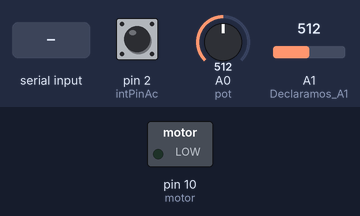
A sketch run on a simulated Arduino Uno, built with avr-gcc and run on an emulated ATmega328P. Parts: switched loads named in the sketch (green lamp = pin HIGH). The inputs (shaded band) are chosen by the test bench; at power-on: A0 (pot) = 512, pin 2 (intPinAc) HIGH, A1 (Declaramos_A1) = 512.

Above: at 1.4 s.
1.5 s: "1" received over the second serial link
At 2.2 s:
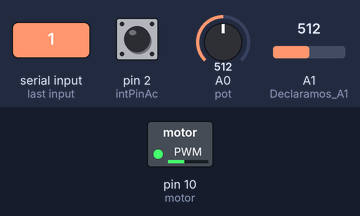
3.0 s: A0 (pot) set to 41
At 3.5 s:
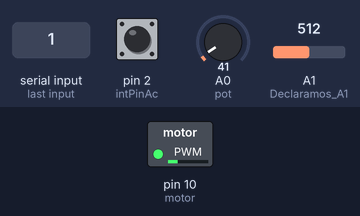
4.5 s: A0 (pot) set to 200
At 5.7 s:
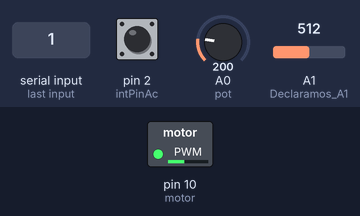
6.0 s: "3" received over the second serial link
At 7.0 s:
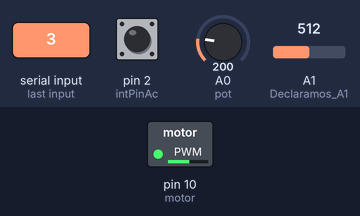
Timing chart, 0 to 8.5 s (numbered marks = the images above; inputs shaded):
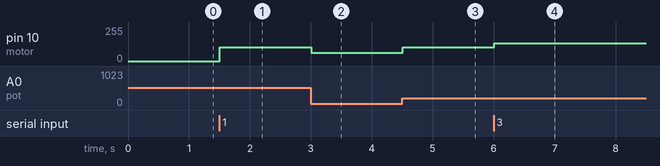

Measured:
- after the input at 1.5 s, pin 10 (motor): 0/255 → 102/255 at once
- after the input at 3.0 s, pin 10 (motor): 102/255 → 61/255 at once
- after the input at 4.5 s, pin 10 (motor): 61/255 → 102/255 at once
- after the input at 6.0 s, pin 10 (motor): 102/255 → 135/255 at once

The sketch:

Kart_Electrico.ino
```cpp
#include <Nextion.h>                                                                //Libreria para usar la pantalla Nextion
#include <SoftwareSerial.h>                                                         //Libreria para añadir otro serial

SoftwareSerial hc06 (4,3);                                                          //Pin serial del modulo bluetooth (RX-TX)


int lectura;                                                                        //Variable donde se guarda la lectura del bluetooth
int contmodo1;
int contmodo2;
int contmodo3;


//////////////////// NEXTION /////////////////////////

NexProgressBar barra = NexProgressBar (0, 1, "j0" );                                //Declaraciones de los elementos que utilizamos en la pantalla
NexNumber number = NexNumber (0 , 2, "n0");                                                                     //
NexProgressBar proximidad = NexProgressBar (0, 9, "j5" );                                                       //
NexProgressBar nivelbateria = NexProgressBar (0, 10, "j6" );                                                    //

NexProgressBar modonex1 = NexProgressBar (0, 6, "j1" );                                                         //
NexProgressBar modonex2 = NexProgressBar (0, 7, "j2" );                                                         //
NexProgressBar modonex3 = NexProgressBar (0, 8, "j3" );                                                         //
NexProgressBar stopnex = NexProgressBar (0, 9, "j4" );                                                          //


//////////////////// VELOCIDAD ///////////////////////

#define intPinAc 2                                                                  // intPinAc --> Interrupcion Pin Acelerador
unsigned long Tiempo=0;                                                             //Variable de millis

float vuelta;                                                                       //Variable donde guardamos el tiempo que tarda en dar una vuelta el plato
float Tiempo1;                                                                      //Variable para pasar el tiempo de milisegundos a segundos
float MS;                                                                           //Variable para calcular los metros por segundo (m/s)
int velocidad1;                                                                     //Variable de la velocidad en kilometros por hora (km/h)
bool contInt=false;


/////////////////// ACELERADOR //////////////////////

#define pot A0                                                                      //Declaramos el pin de la entrada del potenciometro (acelerador)
#define motor 10                                                                    //Declaramos el pin de salida del acelerador

int valor_pot;                                                                      //Variable del valor que nos da el potenciometro
#define modo_3 3                                                                    //Declaramos el caso modo_3
int modo3nex;                                                                       //Declaramos el valor del potenciometro entre 0-100 en el modo 3
int pwm3;                                                                           //Declaramos el pwm en el modo 3
#define modo_2 2                                                                    //Declaramos el caso modo_2
int modo2nex;                                                                       //Declaramos el valor del potenciometro entre 0-100 en el modo 2
int pwm2;                                                                           //Declaramos el pwm en el modo 2
#define modo_1 1                                                                    //Declaramos el caso modo_1
int modo1nex;                                                                       //Declaramos el valor del potenciometro entre 0-100 en el modo 1
int pwm1;                                                                           //Declaramos el pwm en el modo 1
int pwm;                                                                            //
int modo;                                                                           //Declaramos la variable del switch case
#define modo_start 0                                                                //Declaramos el caso modo_start
#define modo_stop 4                                                                 //Declaramos el caso modo_stop


////////////////////// BATERIA //////////////////////////

int bateria=0;                                                                      //Declaramos la variable de lectura de la bateria
int nivel=0;                                                                        //Declaramos la variable del calculo de la bateria
int media=0;                                                                        //Declaramos la variable del calculo de la bateria
long x=0;                                                                            //Declaramos la variable del calculo de la bateria
int valor_bateria;                                                                  //Declaramos la variable de la media de la bateria


///////////////////// ULTRASONICO ///////////////////////

const int EchoPin = 12;                                                             //Declaramos EchoPin al pin 12
const int TriggerPin = 13;                                                          //Declaramos TriggerPin al pin 13
int distancianex;                                                                   //Declaramos la variable de distancia


void setup() {

  Serial.begin (9600);                                                              //Inicializamos el serial

  hc06.begin(9600);                                                                 //Inicializamos el serial hc06

  pinMode ( pot , INPUT );                                                          //Declaramos pot como entrada

  pinMode (intPinAc,INPUT_PULLUP);                                                  //Declaramos intPinAc como entrada
  attachInterrupt(digitalPinToInterrupt(intPinAc), intVelocidad, FALLING);          //Declaramos la interrupcion intVelocidad y hacemos que entre cuando descienda

  pinMode (motor, OUTPUT);                                                          //Declaramos motor como salida

  pinMode (A1,INPUT);                                                               //Declaramos A1 (entrada de la bateria) como entrada

  pinMode (TriggerPin, OUTPUT);                                                     //Declaramos TriggerPin como salida
  pinMode (EchoPin, INPUT);                                                         //Declaramos EchoPin como entrada

  delay(200);

}

void loop() {

lectura = hc06.read();                                                              //Leemos el serial del modulo bluetooth

        if ( lectura == '1') modo = modo_1;                                         //Dependiendo de lo que nos mande el bluetooth nos metemos en un modo o en otro
        if ( lectura == '2') modo = modo_2;
        if ( lectura == '3') modo = modo_3;
        if ( lectura == '4') modo = modo_stop;
        if ( lectura == '5') modo = modo_start;

switch (modo){

        modonex1.setValue(0);                                                       //Cuando encendemos ponemos todo en cero menos la barra del "stop" para que la
        modonex2.setValue(0);                                                               //pantalla nos indique que estamos en stop
        modonex3.setValue(0);
        stopnex.setValue(100);
        contmodo1=0;
        contmodo2=0;
        contmodo3=0;

    case modo_1:                                                                    //Caso_1
        if(contmodo1<=1){                                                           //Ponemos un contador para que lo que esta dento del if lo haga solo una vez
          modonex1.setValue(100);
          modonex2.setValue(0);                                                     //Ponemos las barras de los modos en sus respectivas posiciones
          modonex3.setValue(0);
          stopnex.setValue(0);
          }
        acelerador ();                                                              //Entramos en la funcion del acelerador
        velocidad ();                                                               //Entramos en la funcion de la velocidad
        nivel_bateria ();                                                           //Entramos en la funcion del nivel de bateria
//        ultrasonico ();                                                             //Entramos en la funcion del ultrasonico
        barra.setValue(modo1nex);                                                   //Movemos la barra de la pantalla dependiendo del valor del potenciometro
        number.setValue(velocidad1);                                                //Cambiamos el numero dependiendo de la velocidad
        nivelbateria.setValue(valor_bateria);                                       //Movemos la barra de la pantalla dependiendo del nivel de bateria
//        proximidad.setValue(distancianex);                                        //Movemos la barra de la pantalla dependiendo de la distancia del ultrasonico
        analogWrite (motor,pwm1);                                                   //Mandamos el valor pwm al variador para que acelere mas o menos
        contmodo1++;
        contmodo2=0;
        contmodo3=0;
        interrupts();
      break;                                                                        //Terminamos el caso uno

    case modo_2:                                                                    //Caso_2
        if(contmodo2<=1){                                                           //Ponemos un contador para que lo que esta dento del if lo haga solo una vez
          modonex1.setValue(0);
          modonex2.setValue(100);                                                   //Ponemos las barras de los modos en sus respectivas posiciones
          modonex3.setValue(0);
          stopnex.setValue(0);
          }
        acelerador ();                                                              //Entramos en la funcion del acelerador
        velocidad ();                                                               //Entramos en la funcion de la velocidad
        nivel_bateria ();                                                           //Entramos en la funcion del nivel de bateria
//        ultrasonico ();                                                             //Entramos en la funcion del ultrasonico
        barra.setValue(modo2nex);                                                   //Movemos la barra de la pantalla dependiendo del valor del potenciometro
        number.setValue(velocidad1);                                                //Cambiamos el numero dependiendo de la velocidad
        nivelbateria.setValue(valor_bateria);                                       //Movemos la barra de la pantalla dependiendo del nivel de bateria
//        proximidad.setValue(distancianex);                                          //Movemos la barra de la pantalla dependiendo de la distancia del ultrasonico
        analogWrite (motor,pwm2);                                                   //Mandamos el valor pwm al variador para que acelere mas o menos
        contmodo2++;
        contmodo1=0;
        contmodo3=0;
        interrupts();
      break;                                                                        //Terminamos el caso dos

    case modo_3:                                                                    //Caso_3
        if(contmodo3<=1){                                                           //Ponemos un contador para que lo que esta dento del if lo haga solo una vez
           modonex1.setValue(0);
           modonex2.setValue(0);                                                    //Ponemos las barras de los modos en sus respectivas posiciones
           modonex3.setValue(100);
           stopnex.setValue(0);
          }
        acelerador ();                                                              //Entramos en la funcion del acelerador
        velocidad ();                                                               //Entramos en la funcion de la velocidad
        nivel_bateria ();                                                           //Entramos en la funcion del nivel de bateria
//        ultrasonico ();                                                             //Entramos en la funcion del ultrasonico
        analogWrite (motor,pwm3);                                                   //Mandamos el valor pwm al variador para que acelere mas o menos
        barra.setValue(modo3nex);                                                   //Movemos la barra de la pantalla dependiendo del valor del potenciometro
        number.setValue(velocidad1);                                                //Cambiamos el numero dependiendo de la velocidad
        nivelbateria.setValue(valor_bateria);                                       //Movemos la barra de la pantalla dependiendo del nivel de bateria
//        proximidad.setValue(distancianex);                                          //Movemos la barra de la pantalla dependiendo de la distancia del ultrasonico
        contmodo3++;
        contmodo1=0;
        contmodo2=0;
        interrupts();
      break;                                                                        //Terminamos el caso tres

    case modo_start:                                                                //Caso modo_start
        analogWrite (motor,0);                                                      //Mandamos el valor pwm al variador para que no acelere
        modonex1.setValue(0);                                                       //Ponemos las barras de los modos en sus respectivas posiciones
        modonex2.setValue(0);
        modonex3.setValue(0);
        stopnex.setValue(100);
        contmodo1=0;
        contmodo2=0;
        contmodo3=0;
      break;                                                                        //Terminamos el caso modo_start

    case modo_stop:                                                                 //Caso modo_stop
        analogWrite (motor,0);                                                      //Mandamos el valor pwm al variador para que no acelere
        modonex1.setValue(0);                                                       //Ponemos las barras de los modos en sus respectivas posiciones
        modonex2.setValue(0);
        modonex3.setValue(0);
        stopnex.setValue(100);
        contmodo1=0;
        contmodo2=0;
        contmodo3=0;
      break;                                                                        ////Terminamos el caso modo_stop
}
}


//////////////////////////////////////////// VELOCIDAD //////////////////////////////////////

void velocidad (void){                                                              //Creamos la funcion de velocidad
if ((contInt == HIGH)&& (vuelta>0)){
     Tiempo1 = vuelta / 1000;                                                       //Pasamos el tiempo de milisegundos a segundos
     MS = 0.86/Tiempo1;                                                             //Calculamos los metros por segundo teniendo en cuenta la medida de la rueda
     velocidad1 = MS * 3.6;                                                         //Pasamos los metros por segundo a kilometros por hora

     contInt=LOW;
     interrupts();                                                                  //Hacemos una interrupcion para hacer los calculos solo cuando detecta
   }
}


void intVelocidad (){
      noInterrupts();
      vuelta=millis() - Tiempo;                                                     //Calculamos el tiempo que tarda en dar una vuelta la rueda
      Tiempo = millis();                                                            //Hacemos que "tiempo" sea igual que millis
      contInt=true;
}


//////////////////////////////////////////// ACELERADOR //////////////////////////////////////

void acelerador (void){                                                             //Creamos la funcion del acelerador
valor_pot = analogRead(A0);                                                         //Leemos el valor del potenciometro

  if (valor_pot>190){                                                               //Hacemos que el valor del potenciometro no pase de 190
    valor_pot=190;
  }

//////////////////////// MODO3 ////////////////////

    pwm3 = map ( valor_pot, 0, 190, 50, 135 );                                      //El valor maximo que mandamos es 135 porque sino el motor deja de hacelerar
                                                                                    //El valor minimo ponemos que sea 50 porque es cuando empieza a acelerar
    if (pwm3<51){                                                                   //Hacemos que cuando el valor sea 50 mande un 0 para que cuando no estemos
      pwm3=0;                                                                       //      acelerando no este haciendo un pequeño esfuerzo el motor
    }

    modo3nex = map ( valor_pot, 0, 190, 0, 100 );                                   //Hacemos otro map para mover la barra de la pantalla nextion

/////////////////////// MODO2 //////////////////////////

    pwm2 = map ( valor_pot, 0, 190, 50, 113 );                                      //Valor maximo del potenciometro en el modo_2


    if (pwm2<51){
      pwm2=0;
    }

    modo2nex = map ( valor_pot, 0, 190, 0, 100 );                                   //Hacemos otro map para mover la barra de la pantalla nextion

//////////////////////// MODO1 ///////////////////////////

    pwm1 = map ( valor_pot, 0, 190, 50, 102 );                                      //Valor maximo del potenciometro en el modo_1

    if (pwm1<51){
      pwm1=0;
    }

    modo1nex = map ( valor_pot, 0, 190, 0, 100 );                                   //Hacemos otro map para mover la barra de la pantalla nextion
}


////////////////////////////////////////////// BATERIA ///////////////////////////////////////////////

void nivel_bateria (void){                                                          //Creamos la funcion del nivel de bateria
  for(x=0; x<30; x++){                                                              //Hacemos un for para hacer una media con los valores leidos
    bateria=analogRead(A1);                                                         //Leemos el valor del divisor de tension
    if (bateria>903)
      {
       bateria=904;                                                                 //Hacemos que el valor maxiomo que nos mande no pase de 904
      }
    if (bateria<798)
      {
       bateria=797;                                                                 //Hacemos que el valor minimo que nos mande no baje de 797
      }
       media=media+bateria;                                                         //Sumamos los 30 valores leidos para hacer la media
      }
    nivel=media/30;                                                                 //Dividimos entre 30 para sacar la media
    media=0;                                                                        //Ponemos media en 0 para calcular otra vez la media

    valor_bateria = map (nivel, 797, 904, 0, 100);                                  //Hacemos un map para mostrar la vateria en la pantalla
}
```
